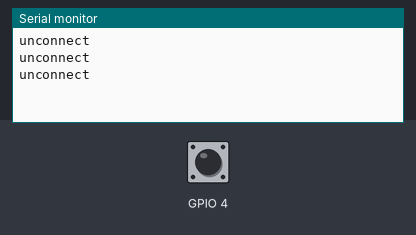
Bench run of a sketch on a simulated ESP8266 (NodeMCU). Parts: the last lines printed to the serial monitor. The test bench sets the inputs (shaded band); at power-on: GPIO 4 HIGH.

Above: at 1.2 s.
1.3 s: GPIO 4 driven LOW
At 2.5 s:
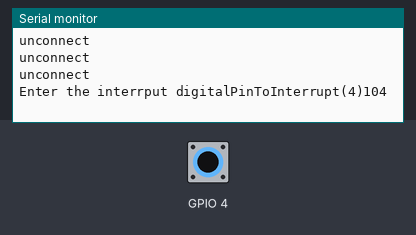
2.8 s: GPIO 4 driven HIGH
At 3.4 s:
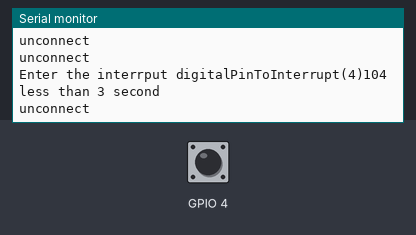
4.5 s: GPIO 4 pulsed LOW 2 times (0.12 s each, 0.3 s apart)
At 5.5 s:
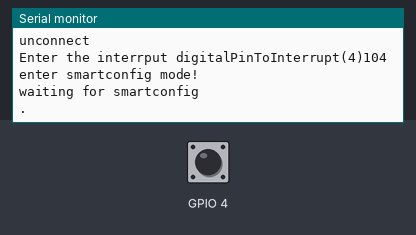

Measured:
- after the input at 1.3 s, the serial monitor: prints a new line at once (image 1)
- after the input at 2.8 s, the serial monitor: prints a new line after 0.22 s (image 2)
- after the input at 4.5 s, the serial monitor: prints a new line at once (image 3)

The sketch:

esp8266_HTTP.ino
```cpp
#include<ESP8266WiFi.h>
#include<WiFiClient.h>
#include <ESP8266HTTPClient.h>
//需要设置的服务器地址以及端口
#define SERVER_ADDR "http://www.lingzhilab.com/resources/getAllResPage"
#define SERVER_PORT "80"
//用户私钥，可在控制台获取,修改为自己的UID
String UID = "esp8266";

#define httpTime 2*1000
//设置心跳
#define upheartTime 30*1000
int intNumber = 0;

//TCP客户端初始化
WiFiClient TCPclient;
String TcpClient_Buff="";
unsigned int TcpClient_BuffIndex = 0;
unsigned long TcpClient_preTick = 0;
unsigned long preHeartTick = 0;//心跳
unsigned long predataTick = 0;//数据发送时间
unsigned long getinterval=0;
//最大字节数
#define MAX_PACKETSIZE 512

void ICACHE_RAM_ATTR interrput_io4();
bool wifi_config=false;

//函数声明
void smartConfig();
void interrput_io4();
//TCP初始化连接
void doTCPClientTick();
void startTCPClient();
void sendtoTCPServer(String p);

void setup() {
  // put your setup code here, to run once:
  Serial.begin(115200);
  //pinMode(4,INPUT);
  pinMode(4, INPUT);
  //attachInterrupt(4, smartConfig, CHANGE);//当int.0电平改变时,触发中断函数blink
  attachInterrupt(digitalPinToInterrupt(4), interrput_io4, FALLING);
}
bool p=true;
void loop() {
  // put your main code here, to run repeatedly:
  if(WiFi.status()!= WL_CONNECTED)
  {
    Serial.println("unconnect");
    delay(500);
  }
  else
  {
    if(p)
    {
      p=false;
      Serial.println(WiFi.localIP());
      Serial.println("smartconfig success");
      Serial.printf("SSID:%s\r\n", WiFi.SSID().c_str());
      Serial.printf("PSW:%s\r\n", WiFi.psk().c_str());
      Serial.print("read io4 :");
      Serial.println(digitalRead(4));
    }
  }
  if(wifi_config)
  {
    detachInterrupt(4);
    smartConfig();
    attachInterrupt(digitalPinToInterrupt(4), interrput_io4, FALLING);
  }
  doHTTPget();
  //Serial.print(".");
  delay(10);
}

void interrput_io4()
{
    Serial.print("Enter the interrput digitalPinToInterrupt(4)");
    Serial.println(digitalPinToInterrupt(4));
    wifi_config=true;
}
void smartConfig()
{

  //if(WiFi.status() == WL_CONNECTED)
  //{
    //WiFi.disconnect(false);//造成第一次连接失败后，以后的连接会使用上次连接失败的密码账号。
  //}
  delay(500);
  int count=0;
  //持续3秒低电平
  if(!digitalRead(4)){
    while(count<=5)
    {
      delay(500);
      if(digitalRead(4))
        {
          Serial.println("less than 3 second");
          wifi_config=false;
          return;
        }
        ++count;
    }
  }
  Serial.println("enter smartconfig mode!");
  WiFi.mode(WIFI_STA);
  Serial.println("waiting for smartconfig");

  //delay(2000);
  WiFi.beginSmartConfig();
  while(1)
  {
    Serial.print(".");
    delay(500);
    if(WiFi.smartConfigDone())
    {
      Serial.println("SmartConfig Success");
      Serial.printf("SSID:%s\r\n", WiFi.SSID().c_str());
      Serial.printf("PSW:%s\r\n", WiFi.psk().c_str());
      WiFi.setAutoConnect(true);  // 设置自动连接
      break;
    }
   }
  Serial.print("Wi-Fi connecting");
  while(WiFi.status() != WL_CONNECTED)
  {
    delay(300);
    Serial.printf(".");
  }
  Serial.println("");
  Serial.println("WiFi connected");
  Serial.println("IP address: ");

  Serial.println(WiFi.localIP());
  WiFi.stopSmartConfig(); //向手机反馈连接成功
  wifi_config=false;
  p=true;
  //digitalWrite(4,HIGH);
}
void doHTTPget()
{
  if(millis() - getinterval > httpTime){
    if(WiFi.status() != WL_CONNECTED) return;
    HTTPClient http;
    http.begin(SERVER_ADDR);
    int httpResponseCode = http.POST(SERVER_ADDR);
    Serial.print("HTTP response code :");
    Serial.println(httpResponseCode);
    if(httpResponseCode > 0){
        //Serial.print("HTTP response code :");
        //Serial.println(httpResponseCode);
        String payload = http.getString();
        Serial.println(payload);
      }
    http.end();//free resources
    getinterval=millis();
  }
}
```
